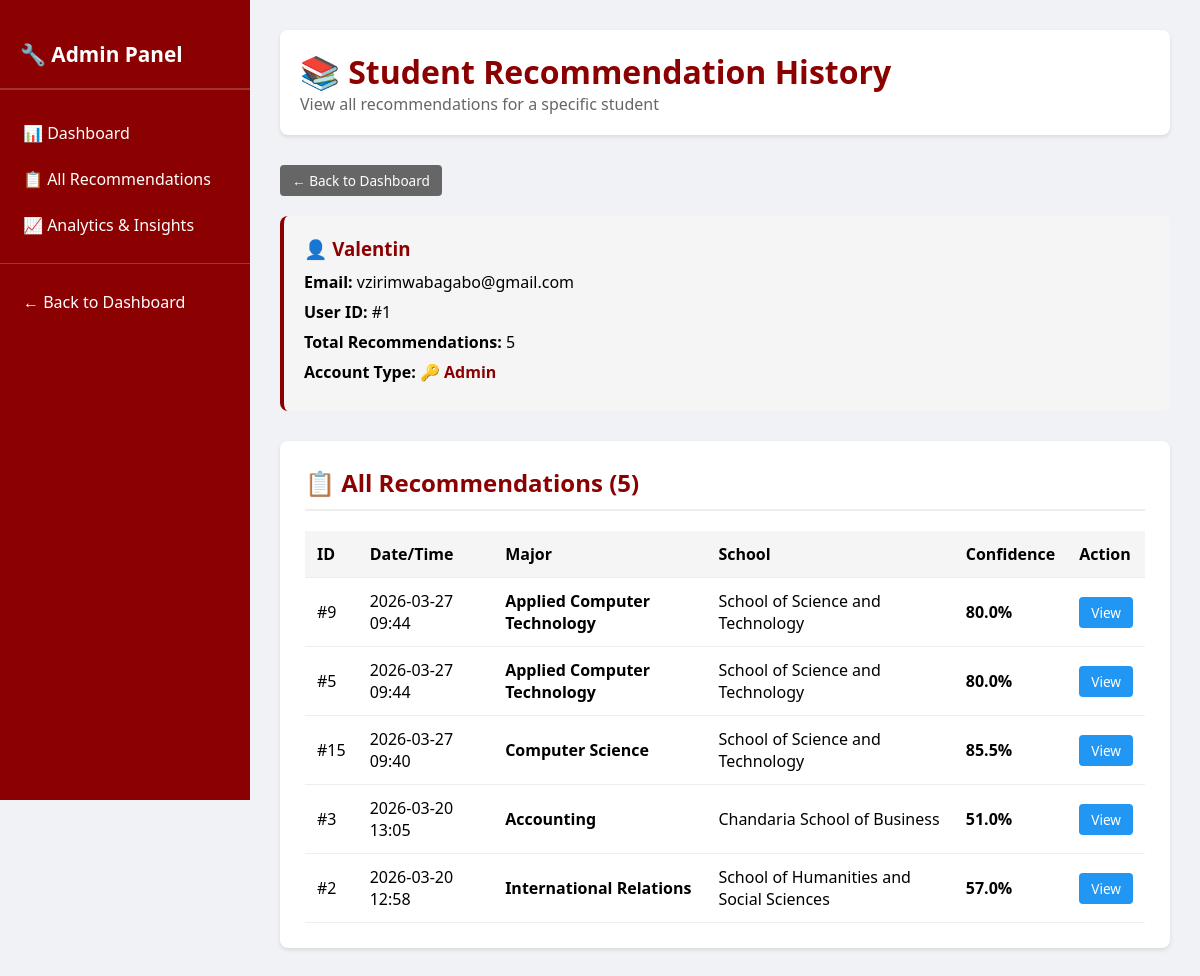
Page /admin/user/1/history (signed in) on the earlier database version.
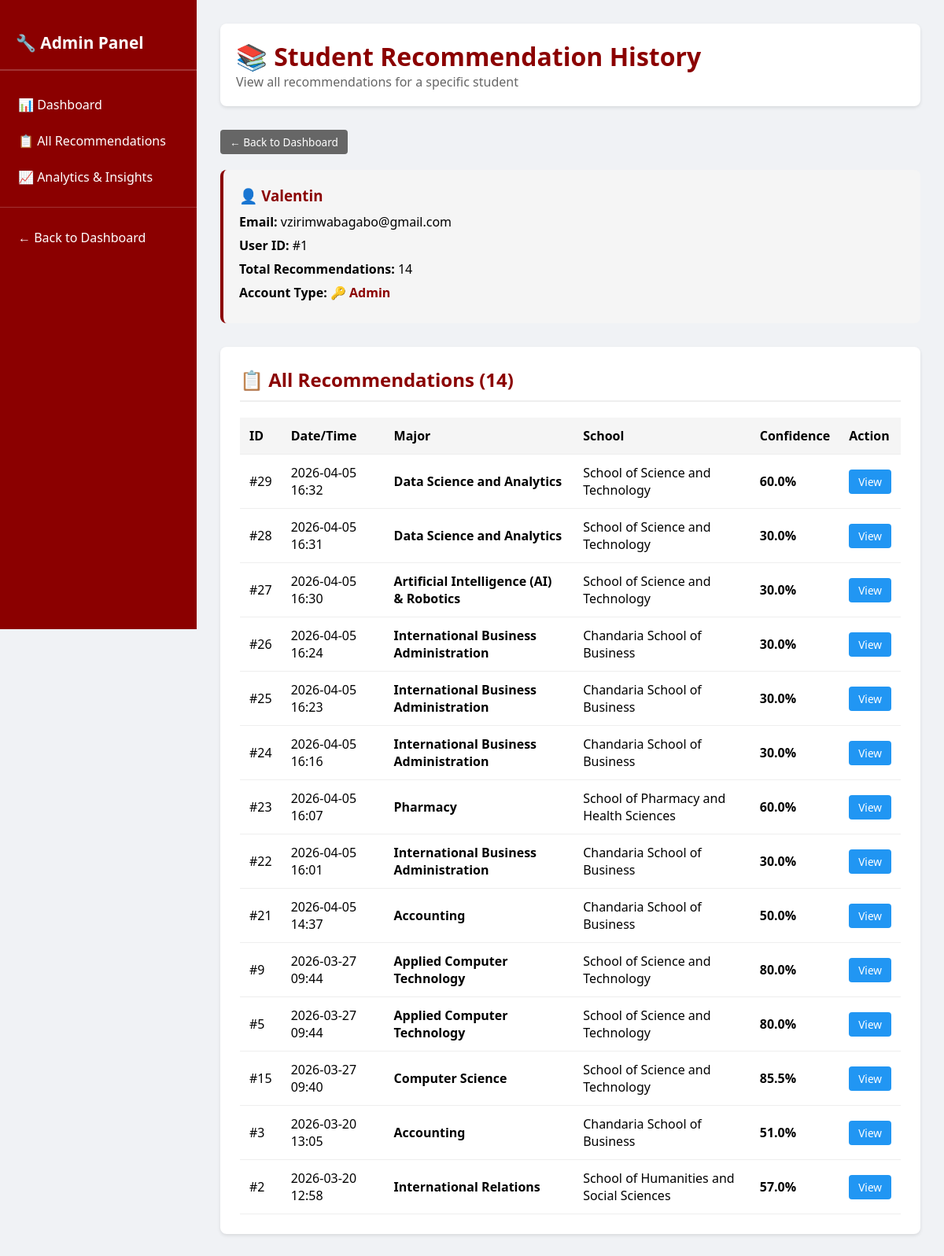
Same page on the later database version.
### app.py (models this page shows)
class Result(db.Model):
    id = db.Column(db.Integer, primary_key=True)
    major = db.Column(db.String(100), nullable=False)
    school = db.Column(db.String(100), nullable=False)
    confidence = db.Column(db.Float, nullable=False)
    timestamp = db.Column(db.DateTime, nullable=False, default=datetime.utcnow)
    user_id = db.Column(db.Integer, db.ForeignKey('user.id'), nullable=False)

### app.py (the view)
@app.route('/admin/user/<int:user_id>/history')
@login_required
def admin_user_history(user_id):
    if not current_user.is_admin:
        flash('Access Denied: Administrators only.', 'danger')
        return redirect(url_for('index'))
    user = User.query.get_or_404(user_id)
    results = Result.query.filter_by(user_id=user_id).order_by(desc(Result.timestamp)).all()
    return render_template('admin_user_history.html', user=user, results=results)

### app.py (called while the page is built)
@login_manager.user_loader
def load_user(user_id):
    return db.session.get(User, int(user_id))

### templates/admin_user_history.html (shortened to what this page needs)
<!DOCTYPE html>
<html lang="en">
<head>
</head>
<body>
<div class="admin-container">
    <div class="sidebar">
        <h2>🔧 Admin Panel</h2>
        <a href="{{ url_for('admin') }}" class="nav-item">📊 Dashboard</a>
        <a href="{{ url_for('admin_recommendations') }}" class="nav-item">📋 All Recommendations</a>
        <a href="{{ url_for('admin_analytics') }}" class="nav-item">📈 Analytics & Insights</a>
        <hr style="border: none; border-top: 1px solid rgba(255,255,255,0.2); margin: 15px 0;">
        <a href="{{ url_for('admin') }}" class="nav-item">← Back to Dashboard</a>
    </div>
    <div class="main-content">
        <div class="admin-header">
            <h1>📚 Student Recommendation History</h1>
            <p style="color: #666;">View all recommendations for a specific student</p>
        </div>
        <a href="{{ url_for('admin') }}" class="btn btn-back" style="margin-bottom: 20px;">← Back to Dashboard</a>
        <div class="student-info">
            <h3 style="color: #8B0000; margin-bottom: 10px;">👤 {{ user.username }}</h3>
            <p><strong>Email:</strong> {{ user.email }}</p>
            <p><strong>User ID:</strong> #{{ user.id }}</p>
            <p><strong>Total Recommendations:</strong> {{ results|length }}</p>
            <p><strong>Account Type:</strong>
                {% if user.is_admin %}
                    <span style="color: #8B0000; font-weight: bold;">🔑 Admin</span>
                {% else %}
                    <span style="color: #666;">👤 Student</span>
                {% endif %}
            </p>
        </div>
        <div class="content-section">
            <h2>📋 All Recommendations ({{ results|length }})</h2>
            {% if results %}
                <div class="table-responsive">
                    <table>
                        <thead>
                            <tr>
                                <th>ID</th>
                                <th>Date/Time</th>
                                <th>Major</th>
                                <th>School</th>
                                <th>Confidence</th>
                                <th>Action</th>
                            </tr>
                        </thead>
                        <tbody>
                            {% for result in results %}
                                <tr>
                                    <td>#{{ result.id }}</td>
                                    <td>{{ result.timestamp.strftime('%Y-%m-%d %H:%M') }}</td>
                                    <td><strong>{{ result.major }}</strong></td>
                                    <td>{{ result.school }}</td>
                                    <td><strong>{{ "%.1f"|format(result.confidence) }}%</strong></td>
                                    <td>
                                        <a href="{{ url_for('admin_view_recommendation', rec_id=result.id) }}" class="btn btn-info">View</a>
                                    </td>
                                </tr>
                            {% endfor %}
                        </tbody>
                    </table>
                </div>
            {% else %}
                <div class="empty-state">
                    <p>No recommendations found for this student.</p>
                </div>
            {% endif %}
        </div>
    </div>
</div>
</body>
</html>

Differences in the rows shown:
added Result: id "29", timestamp "2026-04-05 16:32", major "Data Science and Analytics", school "School of Science and Technology", confidence "60.0"
added Result: id "28", timestamp "2026-04-05 16:31", major "Data Science and Analytics", school "School of Science and Technology", confidence "30.0"
added Result: id "27", timestamp "2026-04-05 16:30", major "Artificial Intelligence (AI) & Robotics", school "School of Science and Technology", confidence "30.0"
added Result: id "26", timestamp "2026-04-05 16:24", major "International Business Administration", school "Chandaria School of Business", confidence "30.0"
added Result: id "25", timestamp "2026-04-05 16:23", major "International Business Administration", school "Chandaria School of Business", confidence "30.0"
added Result: id "24", timestamp "2026-04-05 16:16", major "International Business Administration", school "Chandaria School of Business", confidence "30.0"
added Result: id "23", timestamp "2026-04-05 16:07", major "Pharmacy", school "School of Pharmacy and Health Sciences", confidence "60.0"
added Result: id "22", timestamp "2026-04-05 16:01", major "International Business Administration", school "Chandaria School of Business", confidence "30.0"
added Result: id "21", timestamp "2026-04-05 14:37", major "Accounting", school "Chandaria School of Business", confidence "50.0"
Other differences:
{{ results|length }}: "5" → "14"
